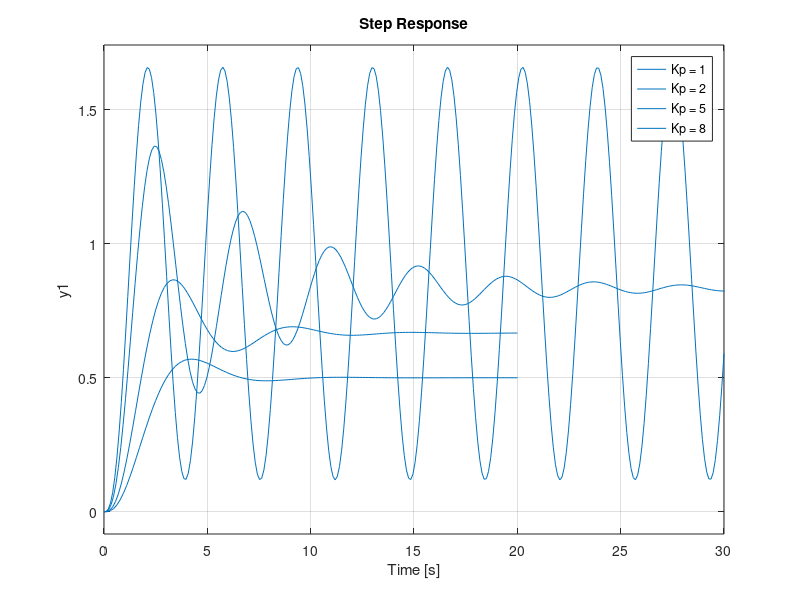

This figure's MATLAB source:
clear
close all
clc

% Define a 3rd order transfer function
s = tf('s');
G = 1/(s+1)^3;

% Try increasing Kp gains
figure
for Kp = [1 2 5 8]
W = feedback(Kp*G,1);
hold on
step(W)
pause
end
legend('Kp = 1','Kp = 2','Kp = 5','Kp = 8');

% Verify eigenvalues of last Kp 
% (2 imaginary poles cross the imaginary axis for Kp = 8)
roots(W.den{1})